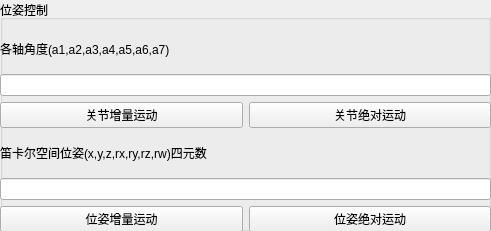
   <widget class="QGroupBox" name="groupBox_pose_control">
    <property name="geometry">
     <rect>
      <x>10</x>
      <y>300</y>
      <width>491</width>
      <height>231</height>
     </rect>
    </property>
    <property name="title">
     <string>位姿控制</string>
    </property>
    <widget class="QWidget" name="gridLayoutWidget_2">
     <property name="geometry">
      <rect>
       <x>0</x>
       <y>30</y>
       <width>491</width>
       <height>202</height>
      </rect>
     </property>
     <layout class="QGridLayout" name="gridLayout_4">
      <item row="4" column="1">
       <widget class="QLineEdit" name="lineEdit_pose_in"/>
      </item>
      <item row="1" column="1">
       <widget class="QLineEdit" name="lineEdit_joint_in"/>
      </item>
      <item row="2" column="1">
       <layout class="QHBoxLayout" name="horizontalLayout">
        <item>
         <widget class="QPushButton" name="joint_add_button">
          <property name="text">
           <string>关节增量运动</string>
          </property>
         </widget>
        </item>
        <item>
         <widget class="QPushButton" name="joint_absolute_button">
          <property name="text">
           <string>关节绝对运动</string>
          </property>
         </widget>
        </item>
       </layout>
      </item>
      <item row="3" column="1">
       <widget class="QLabel" name="label_18">
        <property name="text">
         <string>笛卡尔空间位姿(x,y,z,rx,ry,rz,rw)四元数</string>
        </property>
       </widget>
      </item>
      <item row="0" column="1">
       <widget class="QLabel" name="label_17">
        <property name="text">
         <string>各轴角度(a1,a2,a3,a4,a5,a6,a7)</string>
        </property>
       </widget>
      </item>
      <item row="5" column="1">
       <layout class="QHBoxLayout" name="horizontalLayout_2">
        <item>
         <widget class="QPushButton" name="pose_add_button">
          <property name="text">
           <string>位姿增量运动</string>
          </property>
         </widget>
        </item>
        <item>
         <widget class="QPushButton" name="pose_absolute_button">
          <property name="text">
           <string>位姿绝对运动</string>
          </property>
         </widget>
        </item>
       </layout>
      </item>
     </layout>
    </widget>
   </widget>
